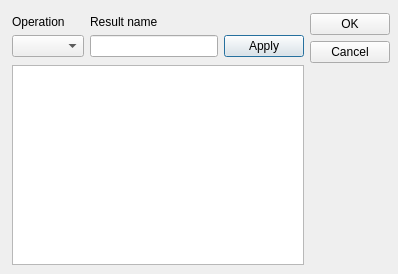
<?xml version="1.0" encoding="UTF-8"?>
<ui version="4.0">
 <class>MathDialog</class>
 <widget class="QDialog" name="MathDialog">
  <property name="geometry">
   <rect>
    <x>0</x>
    <y>0</y>
    <width>398</width>
    <height>274</height>
   </rect>
  </property>
  <property name="windowTitle">
   <string>Combine curves</string>
  </property>
  <property name="windowIcon">
   <iconset resource="spectral.qrc">
    <normaloff>:/spectral.png</normaloff>:/spectral.png</iconset>
  </property>
  <widget class="QWidget" name="layoutWidget">
   <property name="geometry">
    <rect>
     <x>12</x>
     <y>13</y>
     <width>378</width>
     <height>254</height>
    </rect>
   </property>
   <layout class="QHBoxLayout" name="horizontalLayout">
    <item>
     <layout class="QVBoxLayout" name="verticalLayout">
      <item>
       <layout class="QGridLayout" name="gridLayout">
        <item row="0" column="0">
         <widget class="QLabel" name="label">
          <property name="sizePolicy">
           <sizepolicy hsizetype="Preferred" vsizetype="Fixed">
            <horstretch>0</horstretch>
            <verstretch>0</verstretch>
           </sizepolicy>
          </property>
          <property name="text">
           <string>Operation</string>
          </property>
         </widget>
        </item>
        <item row="0" column="1">
         <widget class="QLabel" name="label_8">
          <property name="sizePolicy">
           <sizepolicy hsizetype="Preferred" vsizetype="Fixed">
            <horstretch>0</horstretch>
            <verstretch>0</verstretch>
           </sizepolicy>
          </property>
          <property name="text">
           <string>Result name</string>
          </property>
          <property name="alignment">
           <set>Qt::AlignLeading|Qt::AlignLeft|Qt::AlignVCenter</set>
          </property>
         </widget>
        </item>
        <item row="1" column="0">
         <widget class="QComboBox" name="cmb_op"/>
        </item>
        <item row="1" column="1">
         <widget class="QLineEdit" name="txt_result_name">
          <property name="minimumSize">
           <size>
            <width>0</width>
            <height>0</height>
           </size>
          </property>
          <property name="clearButtonEnabled">
           <bool>false</bool>
          </property>
         </widget>
        </item>
        <item row="1" column="2">
         <widget class="QPushButton" name="btn_calc">
          <property name="text">
           <string>Apply</string>
          </property>
         </widget>
        </item>
       </layout>
      </item>
      <item>
       <widget class="QTableWidget" name="tbl_curves">
        <property name="sizePolicy">
         <sizepolicy hsizetype="Expanding" vsizetype="Fixed">
          <horstretch>0</horstretch>
          <verstretch>0</verstretch>
         </sizepolicy>
        </property>
        <property name="minimumSize">
         <size>
          <width>0</width>
          <height>200</height>
         </size>
        </property>
        <property name="maximumSize">
         <size>
          <width>16777215</width>
          <height>200</height>
         </size>
        </property>
        <property name="sizeAdjustPolicy">
         <enum>QAbstractScrollArea::AdjustToContents</enum>
        </property>
        <property name="selectionBehavior">
         <enum>QAbstractItemView::SelectItems</enum>
        </property>
        <property name="showGrid">
         <bool>false</bool>
        </property>
       </widget>
      </item>
     </layout>
    </item>
    <item>
     <layout class="QVBoxLayout" name="verticalLayout_2">
      <item>
       <widget class="QPushButton" name="btn_ok">
        <property name="text">
         <string>OK</string>
        </property>
       </widget>
      </item>
      <item>
       <widget class="QPushButton" name="btn_cancel">
        <property name="text">
         <string>Cancel</string>
        </property>
       </widget>
      </item>
      <item>
       <spacer name="verticalSpacer">
        <property name="orientation">
         <enum>Qt::Vertical</enum>
        </property>
        <property name="sizeHint" stdset="0">
         <size>
          <width>20</width>
          <height>40</height>
         </size>
        </property>
       </spacer>
      </item>
     </layout>
    </item>
   </layout>
  </widget>
 </widget>
 <resources>
  <include location="spectral.qrc"/>
 </resources>
 <connections/>
</ui>
